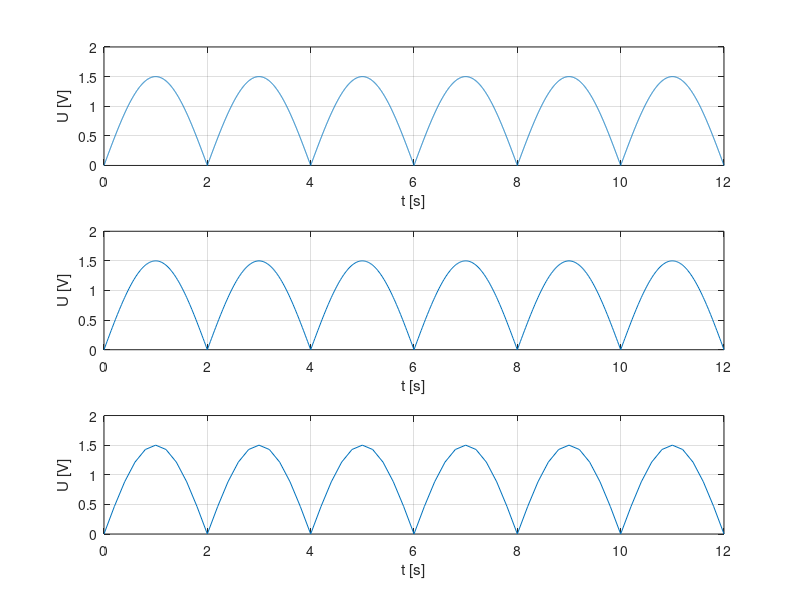

This figure's MATLAB source:
%rezolutie temporara de 2 ms
t=0:0.002:12;
f=0.25; %se vor afisa 3 perioade
ampl=1.5;
s=ampl*abs(sin(2*pi*f*t));
subplot(3,1,1)
plot(t,s),grid,xlabel('t [s]'),ylabel('U [V]')

%rezolutie temporara de 20 ms
t=0:0.02:12;
f=0.25; %se vor afisa 3 perioade
ampl=1.5;
s=ampl*abs(sin(2*pi*f*t));
subplot(3,1,2)
plot(t,s),grid,xlabel('t [s]'),ylabel('U [V]')

%rezolutie temporara de 200 ms
t=0:0.2:12;
f=0.25; %se vor afisa 3 perioade
ampl=1.5;
s=ampl*abs(sin(2*pi*f*t));
subplot(3,1,3)
plot(t,s),grid,xlabel('t [s]'),ylabel('U [V]')

